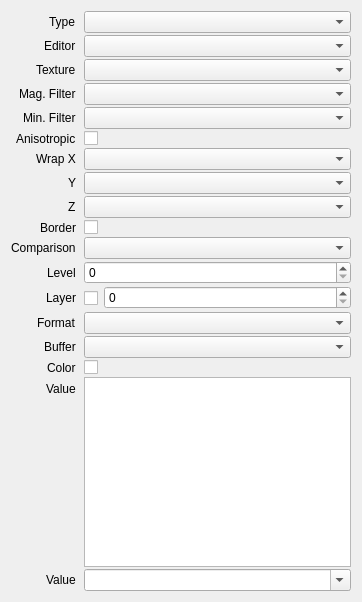
<?xml version="1.0" encoding="UTF-8"?>
<ui version="4.0">
 <class>BindingProperties</class>
 <widget class="QWidget" name="BindingProperties">
  <property name="geometry">
   <rect>
    <x>0</x>
    <y>0</y>
    <width>362</width>
    <height>602</height>
   </rect>
  </property>
  <layout class="QVBoxLayout" name="verticalLayout">
   <item>
    <layout class="QFormLayout" name="formLayout">
     <property name="labelAlignment">
      <set>Qt::AlignRight|Qt::AlignTrailing|Qt::AlignVCenter</set>
     </property>
     <property name="horizontalSpacing">
      <number>8</number>
     </property>
     <property name="verticalSpacing">
      <number>2</number>
     </property>
     <property name="leftMargin">
      <number>0</number>
     </property>
     <property name="topMargin">
      <number>0</number>
     </property>
     <property name="rightMargin">
      <number>0</number>
     </property>
     <property name="bottomMargin">
      <number>0</number>
     </property>
     <item row="0" column="0">
      <widget class="QLabel" name="labelType">
       <property name="text">
        <string>Type</string>
       </property>
      </widget>
     </item>
     <item row="0" column="1">
      <widget class="DataComboBox" name="type">
       <property name="sizePolicy">
        <sizepolicy hsizetype="Preferred" vsizetype="Fixed">
         <horstretch>1</horstretch>
         <verstretch>0</verstretch>
        </sizepolicy>
       </property>
      </widget>
     </item>
     <item row="1" column="0">
      <widget class="QLabel" name="labelEditor">
       <property name="text">
        <string>Editor</string>
       </property>
      </widget>
     </item>
     <item row="1" column="1">
      <widget class="DataComboBox" name="editor"/>
     </item>
     <item row="2" column="0">
      <widget class="QLabel" name="labelTexture">
       <property name="text">
        <string>Texture</string>
       </property>
      </widget>
     </item>
     <item row="2" column="1">
      <widget class="ReferenceComboBox" name="texture"/>
     </item>
     <item row="3" column="0">
      <widget class="QLabel" name="labelMagFilter">
       <property name="text">
        <string>Mag. Filter</string>
       </property>
      </widget>
     </item>
     <item row="3" column="1">
      <widget class="DataComboBox" name="magFilter"/>
     </item>
     <item row="4" column="0">
      <widget class="QLabel" name="labelMinFilter">
       <property name="text">
        <string>Min. Filter</string>
       </property>
      </widget>
     </item>
     <item row="4" column="1">
      <widget class="DataComboBox" name="minFilter"/>
     </item>
     <item row="5" column="0">
      <widget class="QLabel" name="labelAnisotropic">
       <property name="text">
        <string>Anisotropic</string>
       </property>
      </widget>
     </item>
     <item row="5" column="1">
      <widget class="QCheckBox" name="anisotropic"/>
     </item>
     <item row="6" column="0">
      <widget class="QLabel" name="labelWrapModeX">
       <property name="text">
        <string>Wrap X</string>
       </property>
      </widget>
     </item>
     <item row="6" column="1">
      <widget class="DataComboBox" name="wrapModeX"/>
     </item>
     <item row="7" column="0">
      <widget class="QLabel" name="labelWrapModeY">
       <property name="text">
        <string>Y</string>
       </property>
      </widget>
     </item>
     <item row="7" column="1">
      <widget class="DataComboBox" name="wrapModeY"/>
     </item>
     <item row="8" column="0">
      <widget class="QLabel" name="labelWrapModeZ">
       <property name="text">
        <string>Z</string>
       </property>
      </widget>
     </item>
     <item row="8" column="1">
      <widget class="DataComboBox" name="wrapModeZ"/>
     </item>
     <item row="9" column="0">
      <widget class="QLabel" name="labelBorderColor">
       <property name="text">
        <string>Border</string>
       </property>
      </widget>
     </item>
     <item row="9" column="1">
      <widget class="ColorPicker" name="borderColor"/>
     </item>
     <item row="10" column="0">
      <widget class="QLabel" name="labelComparisonFunc">
       <property name="text">
        <string>Comparison</string>
       </property>
      </widget>
     </item>
     <item row="10" column="1">
      <widget class="DataComboBox" name="comparisonFunc"/>
     </item>
     <item row="11" column="0">
      <widget class="QLabel" name="labelLevel">
       <property name="text">
        <string>Level</string>
       </property>
      </widget>
     </item>
     <item row="11" column="1">
      <widget class="QSpinBox" name="level"/>
     </item>
     <item row="12" column="0">
      <widget class="QLabel" name="labelLayer">
       <property name="text">
        <string>Layer</string>
       </property>
      </widget>
     </item>
     <item row="12" column="1">
      <widget class="QWidget" name="layerWidget" native="true">
       <layout class="QHBoxLayout" name="horizontalLayout_2">
        <property name="leftMargin">
         <number>0</number>
        </property>
        <property name="topMargin">
         <number>0</number>
        </property>
        <property name="rightMargin">
         <number>0</number>
        </property>
        <property name="bottomMargin">
         <number>0</number>
        </property>
        <item>
         <widget class="QCheckBox" name="layered">
          <property name="minimumSize">
           <size>
            <width>0</width>
            <height>24</height>
           </size>
          </property>
          <property name="text">
           <string/>
          </property>
         </widget>
        </item>
        <item>
         <widget class="QSpinBox" name="layer">
          <property name="sizePolicy">
           <sizepolicy hsizetype="Expanding" vsizetype="Fixed">
            <horstretch>0</horstretch>
            <verstretch>0</verstretch>
           </sizepolicy>
          </property>
         </widget>
        </item>
       </layout>
      </widget>
     </item>
     <item row="13" column="0">
      <widget class="QLabel" name="labelImageFormat">
       <property name="text">
        <string>Format</string>
       </property>
      </widget>
     </item>
     <item row="13" column="1">
      <widget class="DataComboBox" name="imageFormat"/>
     </item>
     <item row="14" column="0">
      <widget class="QLabel" name="labelBuffer">
       <property name="text">
        <string>Buffer</string>
       </property>
      </widget>
     </item>
     <item row="14" column="1">
      <widget class="ReferenceComboBox" name="buffer"/>
     </item>
     <item row="15" column="0">
      <widget class="QLabel" name="labelColor">
       <property name="text">
        <string>Color</string>
       </property>
      </widget>
     </item>
     <item row="15" column="1">
      <widget class="ColorPicker" name="color"/>
     </item>
     <item row="16" column="0">
      <widget class="QLabel" name="labelExpressions">
       <property name="text">
        <string>Value</string>
       </property>
      </widget>
     </item>
     <item row="16" column="1">
      <widget class="ExpressionMatrix" name="expressions">
       <property name="verticalScrollBarPolicy">
        <enum>Qt::ScrollBarAlwaysOff</enum>
       </property>
       <property name="horizontalScrollBarPolicy">
        <enum>Qt::ScrollBarAlwaysOff</enum>
       </property>
       <property name="autoScroll">
        <bool>false</bool>
       </property>
       <property name="editTriggers">
        <set>QAbstractItemView::CurrentChanged</set>
       </property>
       <property name="selectionMode">
        <enum>QAbstractItemView::NoSelection</enum>
       </property>
       <property name="gridStyle">
        <enum>Qt::DotLine</enum>
       </property>
       <attribute name="horizontalHeaderVisible">
        <bool>false</bool>
       </attribute>
       <attribute name="horizontalHeaderMinimumSectionSize">
        <number>1</number>
       </attribute>
       <attribute name="horizontalHeaderStretchLastSection">
        <bool>true</bool>
       </attribute>
       <attribute name="verticalHeaderVisible">
        <bool>false</bool>
       </attribute>
       <attribute name="verticalHeaderStretchLastSection">
        <bool>true</bool>
       </attribute>
      </widget>
     </item>
     <item row="17" column="0">
      <widget class="QLabel" name="labelSubroutine">
       <property name="text">
        <string>Value</string>
       </property>
      </widget>
     </item>
     <item row="17" column="1">
      <widget class="QComboBox" name="subroutine">
       <property name="editable">
        <bool>true</bool>
       </property>
      </widget>
     </item>
    </layout>
   </item>
  </layout>
 </widget>
 <customwidgets>
  <customwidget>
   <class>DataComboBox</class>
   <extends>QComboBox</extends>
   <header>session/DataComboBox.h</header>
  </customwidget>
  <customwidget>
   <class>ReferenceComboBox</class>
   <extends>QComboBox</extends>
   <header>session/ReferenceComboBox.h</header>
  </customwidget>
  <customwidget>
   <class>ExpressionMatrix</class>
   <extends>QTableWidget</extends>
   <header>session/ExpressionMatrix.h</header>
  </customwidget>
  <customwidget>
   <class>ColorPicker</class>
   <extends>QCheckBox</extends>
   <header>session/ColorPicker.h</header>
  </customwidget>
 </customwidgets>
 <resources/>
 <connections/>
</ui>
